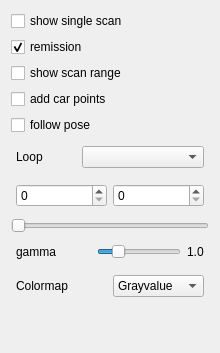
       <widget class="QWidget" name="tab_3">
        <attribute name="title">
         <string>Visuals</string>
        </attribute>
        <layout class="QVBoxLayout" name="verticalLayout_7">
         <item>
          <widget class="QCheckBox" name="chkShowSingleScan">
           <property name="text">
            <string>show single scan</string>
           </property>
          </widget>
         </item>
         <item>
          <widget class="QCheckBox" name="chkShowRemission">
           <property name="text">
            <string>remission</string>
           </property>
           <property name="checked">
            <bool>true</bool>
           </property>
          </widget>
         </item>
         <item>
          <widget class="QCheckBox" name="chkShowScanRange">
           <property name="text">
            <string>show scan range</string>
           </property>
          </widget>
         </item>
         <item>
          <widget class="QCheckBox" name="chkAddCarPoints">
           <property name="text">
            <string>add car points</string>
           </property>
           <property name="checked">
            <bool>false</bool>
           </property>
          </widget>
         </item>
         <item>
          <widget class="QCheckBox" name="chkFollowPose">
           <property name="text">
            <string>follow pose</string>
           </property>
          </widget>
         </item>
         <item>
          <layout class="QHBoxLayout" name="horizontalLayout_7">
           <property name="leftMargin">
            <number>5</number>
           </property>
           <property name="topMargin">
            <number>5</number>
           </property>
           <property name="rightMargin">
            <number>5</number>
           </property>
           <property name="bottomMargin">
            <number>5</number>
           </property>
           <item>
            <widget class="QLabel" name="label_2">
             <property name="minimumSize">
              <size>
               <width>60</width>
               <height>0</height>
              </size>
             </property>
             <property name="text">
              <string>Loop</string>
             </property>
            </widget>
           </item>
           <item>
            <widget class="QComboBox" name="cmbLoops">
             <property name="sizePolicy">
              <sizepolicy hsizetype="MinimumExpanding" vsizetype="Fixed">
               <horstretch>0</horstretch>
               <verstretch>0</verstretch>
              </sizepolicy>
             </property>
            </widget>
           </item>
          </layout>
         </item>
         <item>
          <layout class="QHBoxLayout" name="horizontalLayout_19">
           <property name="leftMargin">
            <number>5</number>
           </property>
           <property name="topMargin">
            <number>5</number>
           </property>
           <property name="rightMargin">
            <number>5</number>
           </property>
           <property name="bottomMargin">
            <number>5</number>
           </property>
           <item>
            <widget class="QSpinBox" name="spinRangeBegin">
             <property name="maximum">
              <number>1000</number>
             </property>
            </widget>
           </item>
           <item>
            <widget class="QSpinBox" name="spinRangeEnd">
             <property name="maximum">
              <number>1000</number>
             </property>
            </widget>
           </item>
          </layout>
         </item>
         <item>
          <widget class="QSlider" name="horizontalSlider">
           <property name="orientation">
            <enum>Qt::Horizontal</enum>
           </property>
          </widget>
         </item>
         <item>
          <layout class="QHBoxLayout" name="horizontalLayout_2">
           <property name="leftMargin">
            <number>5</number>
           </property>
           <property name="topMargin">
            <number>5</number>
           </property>
           <property name="rightMargin">
            <number>5</number>
           </property>
           <property name="bottomMargin">
            <number>5</number>
           </property>
           <item>
            <widget class="QLabel" name="label">
             <property name="minimumSize">
              <size>
               <width>75</width>
               <height>0</height>
              </size>
             </property>
             <property name="text">
              <string>gamma</string>
             </property>
            </widget>
           </item>
           <item>
            <widget class="QSlider" name="sldGamma">
             <property name="maximum">
              <number>50</number>
             </property>
             <property name="pageStep">
              <number>10</number>
             </property>
             <property name="value">
              <number>10</number>
             </property>
             <property name="orientation">
              <enum>Qt::Horizontal</enum>
             </property>
            </widget>
           </item>
           <item>
            <widget class="QLabel" name="lblGammaValue">
             <property name="text">
              <string>1.0</string>
             </property>
            </widget>
           </item>
          </layout>
         </item>
         <item>
          <layout class="QHBoxLayout" name="horizontalLayout_3">
           <property name="leftMargin">
            <number>5</number>
           </property>
           <property name="topMargin">
            <number>5</number>
           </property>
           <property name="rightMargin">
            <number>5</number>
           </property>
           <property name="bottomMargin">
            <number>5</number>
           </property>
           <item>
            <widget class="QLabel" name="label_3">
             <property name="minimumSize">
              <size>
               <width>75</width>
               <height>0</height>
              </size>
             </property>
             <property name="text">
              <string>Colormap</string>
             </property>
            </widget>
           </item>
           <item>
            <widget class="QComboBox" name="cmbColormap">
             <property name="minimumSize">
              <size>
               <width>0</width>
               <height>0</height>
              </size>
             </property>
             <item>
              <property name="text">
               <string>Grayvalue</string>
              </property>
             </item>
             <item>
              <property name="text">
               <string>Magma</string>
              </property>
             </item>
             <item>
              <property name="text">
               <string>Viridis</string>
              </property>
             </item>
             <item>
              <property name="text">
               <string>jet</string>
              </property>
             </item>
            </widget>
           </item>
          </layout>
         </item>
         <item>
          <spacer name="verticalSpacer_4">
           <property name="orientation">
            <enum>Qt::Vertical</enum>
           </property>
           <property name="sizeHint" stdset="0">
            <size>
             <width>20</width>
             <height>40</height>
            </size>
           </property>
          </spacer>
         </item>
        </layout>
       </widget>
